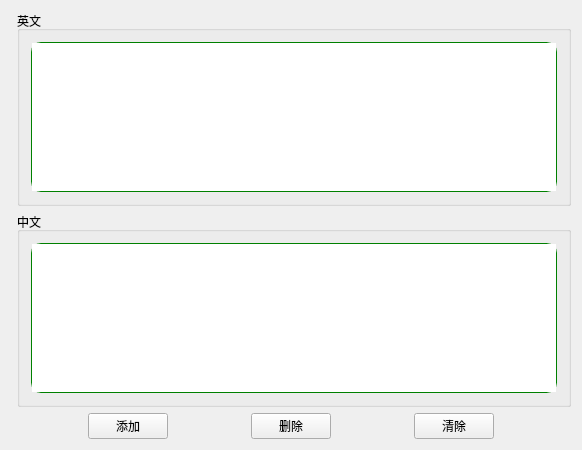
<?xml version="1.0" encoding="UTF-8"?>
<ui version="4.0">
 <class>AddWord</class>
 <widget class="QWidget" name="AddWord">
  <property name="geometry">
   <rect>
    <x>0</x>
    <y>0</y>
    <width>582</width>
    <height>450</height>
   </rect>
  </property>
  <property name="windowTitle">
   <string>Form</string>
  </property>
  <property name="styleSheet">
   <string notr="true">QPlainTextEdit {
	font: 13pt &quot;宋体&quot;;
	border-radius: 10px;
	border: 1px solid green;
}</string>
  </property>
  <layout class="QGridLayout" name="gridLayout_3">
   <item row="2" column="0" colspan="2">
    <layout class="QHBoxLayout" name="horizontalLayout">
     <item>
      <spacer name="horizontalSpacer">
       <property name="orientation">
        <enum>Qt::Horizontal</enum>
       </property>
       <property name="sizeHint" stdset="0">
        <size>
         <width>40</width>
         <height>20</height>
        </size>
       </property>
      </spacer>
     </item>
     <item>
      <widget class="QPushButton" name="pushButton_add">
       <property name="text">
        <string>添加</string>
       </property>
      </widget>
     </item>
     <item>
      <spacer name="horizontalSpacer_3">
       <property name="orientation">
        <enum>Qt::Horizontal</enum>
       </property>
       <property name="sizeHint" stdset="0">
        <size>
         <width>40</width>
         <height>20</height>
        </size>
       </property>
      </spacer>
     </item>
     <item>
      <widget class="QPushButton" name="pushButton_del">
       <property name="text">
        <string>删除</string>
       </property>
      </widget>
     </item>
     <item>
      <spacer name="horizontalSpacer_4">
       <property name="orientation">
        <enum>Qt::Horizontal</enum>
       </property>
       <property name="sizeHint" stdset="0">
        <size>
         <width>40</width>
         <height>20</height>
        </size>
       </property>
      </spacer>
     </item>
     <item>
      <widget class="QPushButton" name="pushButton_clear">
       <property name="text">
        <string>清除</string>
       </property>
      </widget>
     </item>
     <item>
      <spacer name="horizontalSpacer_2">
       <property name="orientation">
        <enum>Qt::Horizontal</enum>
       </property>
       <property name="sizeHint" stdset="0">
        <size>
         <width>40</width>
         <height>20</height>
        </size>
       </property>
      </spacer>
     </item>
    </layout>
   </item>
   <item row="0" column="1">
    <widget class="QGroupBox" name="groupBox">
     <property name="title">
      <string>英文</string>
     </property>
     <layout class="QGridLayout" name="gridLayout">
      <property name="leftMargin">
       <number>11</number>
      </property>
      <property name="topMargin">
       <number>11</number>
      </property>
      <property name="rightMargin">
       <number>11</number>
      </property>
      <property name="bottomMargin">
       <number>11</number>
      </property>
      <property name="spacing">
       <number>7</number>
      </property>
      <item row="0" column="0">
       <widget class="QPlainTextEdit" name="plainTextEdit_english"/>
      </item>
     </layout>
    </widget>
   </item>
   <item row="1" column="1">
    <widget class="QGroupBox" name="groupBox_2">
     <property name="title">
      <string>中文</string>
     </property>
     <layout class="QGridLayout" name="gridLayout_2">
      <property name="leftMargin">
       <number>11</number>
      </property>
      <property name="topMargin">
       <number>11</number>
      </property>
      <property name="rightMargin">
       <number>11</number>
      </property>
      <property name="bottomMargin">
       <number>11</number>
      </property>
      <property name="spacing">
       <number>7</number>
      </property>
      <item row="0" column="0">
       <widget class="QPlainTextEdit" name="plainTextEdit_chinese"/>
      </item>
     </layout>
    </widget>
   </item>
  </layout>
 </widget>
 <resources/>
 <connections/>
</ui>
